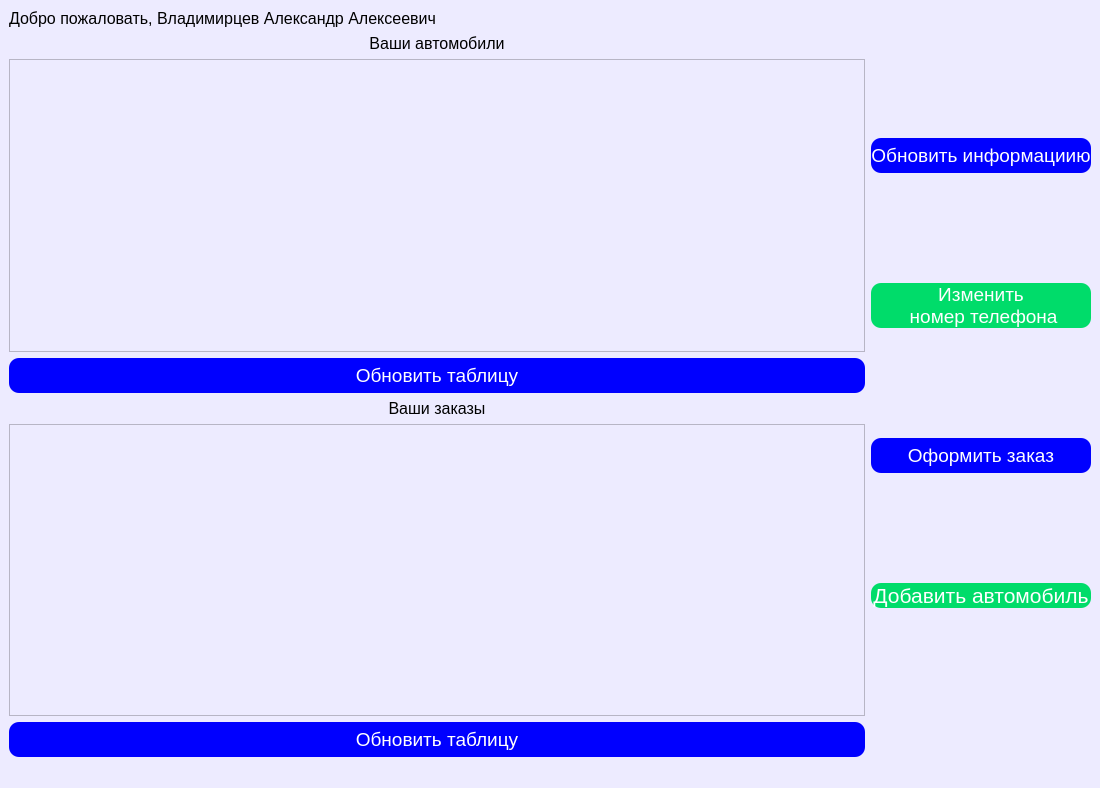
<?xml version="1.0" encoding="UTF-8"?>
<ui version="4.0">
 <class>MainWindow</class>
 <widget class="QMainWindow" name="MainWindow">
  <property name="geometry">
   <rect>
    <x>0</x>
    <y>0</y>
    <width>1100</width>
    <height>788</height>
   </rect>
  </property>
  <property name="sizePolicy">
   <sizepolicy hsizetype="Expanding" vsizetype="Expanding">
    <horstretch>0</horstretch>
    <verstretch>0</verstretch>
   </sizepolicy>
  </property>
  <property name="windowTitle">
   <string>Главное окно</string>
  </property>
  <property name="styleSheet">
   <string notr="true">background-color:rgb(237, 235, 255)</string>
  </property>
  <widget class="QWidget" name="centralwidget">
   <layout class="QGridLayout" name="gridLayout">
    <item row="2" column="0">
     <widget class="QTableView" name="tableView_cars">
      <property name="font">
       <font>
        <pointsize>12</pointsize>
       </font>
      </property>
     </widget>
    </item>
    <item row="1" column="0">
     <widget class="QLabel" name="label">
      <property name="font">
       <font>
        <pointsize>12</pointsize>
       </font>
      </property>
      <property name="text">
       <string>Ваши автомобили</string>
      </property>
      <property name="alignment">
       <set>Qt::AlignCenter</set>
      </property>
     </widget>
    </item>
    <item row="3" column="0">
     <widget class="QPushButton" name="refresh_cars_btn">
      <property name="minimumSize">
       <size>
        <width>220</width>
        <height>35</height>
       </size>
      </property>
      <property name="palette">
       <palette>
        <active>
         <colorrole role="WindowText">
          <brush brushstyle="SolidPattern">
           <color alpha="255">
            <red>255</red>
            <green>255</green>
            <blue>255</blue>
           </color>
          </brush>
         </colorrole>
         <colorrole role="Button">
          <brush brushstyle="SolidPattern">
           <color alpha="255">
            <red>0</red>
            <green>0</green>
            <blue>255</blue>
           </color>
          </brush>
         </colorrole>
         <colorrole role="Text">
          <brush brushstyle="SolidPattern">
           <color alpha="255">
            <red>255</red>
            <green>255</green>
            <blue>255</blue>
           </color>
          </brush>
         </colorrole>
         <colorrole role="ButtonText">
          <brush brushstyle="SolidPattern">
           <color alpha="255">
            <red>255</red>
            <green>255</green>
            <blue>255</blue>
           </color>
          </brush>
         </colorrole>
         <colorrole role="Base">
          <brush brushstyle="SolidPattern">
           <color alpha="255">
            <red>0</red>
            <green>0</green>
            <blue>255</blue>
           </color>
          </brush>
         </colorrole>
         <colorrole role="Window">
          <brush brushstyle="SolidPattern">
           <color alpha="255">
            <red>0</red>
            <green>0</green>
            <blue>255</blue>
           </color>
          </brush>
         </colorrole>
        </active>
        <inactive>
         <colorrole role="WindowText">
          <brush brushstyle="SolidPattern">
           <color alpha="255">
            <red>255</red>
            <green>255</green>
            <blue>255</blue>
           </color>
          </brush>
         </colorrole>
         <colorrole role="Button">
          <brush brushstyle="SolidPattern">
           <color alpha="255">
            <red>0</red>
            <green>0</green>
            <blue>255</blue>
           </color>
          </brush>
         </colorrole>
         <colorrole role="Text">
          <brush brushstyle="SolidPattern">
           <color alpha="255">
            <red>255</red>
            <green>255</green>
            <blue>255</blue>
           </color>
          </brush>
         </colorrole>
         <colorrole role="ButtonText">
          <brush brushstyle="SolidPattern">
           <color alpha="255">
            <red>255</red>
            <green>255</green>
            <blue>255</blue>
           </color>
          </brush>
         </colorrole>
         <colorrole role="Base">
          <brush brushstyle="SolidPattern">
           <color alpha="255">
            <red>0</red>
            <green>0</green>
            <blue>255</blue>
           </color>
          </brush>
         </colorrole>
         <colorrole role="Window">
          <brush brushstyle="SolidPattern">
           <color alpha="255">
            <red>0</red>
            <green>0</green>
            <blue>255</blue>
           </color>
          </brush>
         </colorrole>
        </inactive>
        <disabled>
         <colorrole role="WindowText">
          <brush brushstyle="SolidPattern">
           <color alpha="255">
            <red>255</red>
            <green>255</green>
            <blue>255</blue>
           </color>
          </brush>
         </colorrole>
         <colorrole role="Button">
          <brush brushstyle="SolidPattern">
           <color alpha="255">
            <red>0</red>
            <green>0</green>
            <blue>255</blue>
           </color>
          </brush>
         </colorrole>
         <colorrole role="Text">
          <brush brushstyle="SolidPattern">
           <color alpha="255">
            <red>255</red>
            <green>255</green>
            <blue>255</blue>
           </color>
          </brush>
         </colorrole>
         <colorrole role="ButtonText">
          <brush brushstyle="SolidPattern">
           <color alpha="255">
            <red>255</red>
            <green>255</green>
            <blue>255</blue>
           </color>
          </brush>
         </colorrole>
         <colorrole role="Base">
          <brush brushstyle="SolidPattern">
           <color alpha="255">
            <red>0</red>
            <green>0</green>
            <blue>255</blue>
           </color>
          </brush>
         </colorrole>
         <colorrole role="Window">
          <brush brushstyle="SolidPattern">
           <color alpha="255">
            <red>0</red>
            <green>0</green>
            <blue>255</blue>
           </color>
          </brush>
         </colorrole>
        </disabled>
       </palette>
      </property>
      <property name="font">
       <font>
        <pointsize>14</pointsize>
       </font>
      </property>
      <property name="styleSheet">
       <string notr="true">#refresh_cars_btn {
   background-color:rgb(0, 0, 255); /* Цвет фона кнопки */
    border-radius: 10px; /* Устанавливаем радиус закругления углов */
    color: white; /* Цвет текста кнопки */
}
#refresh_cars_btn:hover {
                background-color: rgb(0, 0, 158)
}

</string>
      </property>
      <property name="text">
       <string>Обновить таблицу</string>
      </property>
     </widget>
    </item>
    <item row="6" column="0">
     <widget class="QPushButton" name="refresh_orders_btn">
      <property name="minimumSize">
       <size>
        <width>220</width>
        <height>35</height>
       </size>
      </property>
      <property name="palette">
       <palette>
        <active>
         <colorrole role="WindowText">
          <brush brushstyle="SolidPattern">
           <color alpha="255">
            <red>255</red>
            <green>255</green>
            <blue>255</blue>
           </color>
          </brush>
         </colorrole>
         <colorrole role="Button">
          <brush brushstyle="SolidPattern">
           <color alpha="255">
            <red>0</red>
            <green>0</green>
            <blue>255</blue>
           </color>
          </brush>
         </colorrole>
         <colorrole role="Text">
          <brush brushstyle="SolidPattern">
           <color alpha="255">
            <red>255</red>
            <green>255</green>
            <blue>255</blue>
           </color>
          </brush>
         </colorrole>
         <colorrole role="ButtonText">
          <brush brushstyle="SolidPattern">
           <color alpha="255">
            <red>255</red>
            <green>255</green>
            <blue>255</blue>
           </color>
          </brush>
         </colorrole>
         <colorrole role="Base">
          <brush brushstyle="SolidPattern">
           <color alpha="255">
            <red>0</red>
            <green>0</green>
            <blue>255</blue>
           </color>
          </brush>
         </colorrole>
         <colorrole role="Window">
          <brush brushstyle="SolidPattern">
           <color alpha="255">
            <red>0</red>
            <green>0</green>
            <blue>255</blue>
           </color>
          </brush>
         </colorrole>
        </active>
        <inactive>
         <colorrole role="WindowText">
          <brush brushstyle="SolidPattern">
           <color alpha="255">
            <red>255</red>
            <green>255</green>
            <blue>255</blue>
           </color>
          </brush>
         </colorrole>
         <colorrole role="Button">
          <brush brushstyle="SolidPattern">
           <color alpha="255">
            <red>0</red>
            <green>0</green>
            <blue>255</blue>
           </color>
          </brush>
         </colorrole>
         <colorrole role="Text">
          <brush brushstyle="SolidPattern">
           <color alpha="255">
            <red>255</red>
            <green>255</green>
            <blue>255</blue>
           </color>
          </brush>
         </colorrole>
         <colorrole role="ButtonText">
          <brush brushstyle="SolidPattern">
           <color alpha="255">
            <red>255</red>
            <green>255</green>
            <blue>255</blue>
           </color>
          </brush>
         </colorrole>
         <colorrole role="Base">
          <brush brushstyle="SolidPattern">
           <color alpha="255">
            <red>0</red>
            <green>0</green>
            <blue>255</blue>
           </color>
          </brush>
         </colorrole>
         <colorrole role="Window">
          <brush brushstyle="SolidPattern">
           <color alpha="255">
            <red>0</red>
            <green>0</green>
            <blue>255</blue>
           </color>
          </brush>
         </colorrole>
        </inactive>
        <disabled>
         <colorrole role="WindowText">
          <brush brushstyle="SolidPattern">
           <color alpha="255">
            <red>255</red>
            <green>255</green>
            <blue>255</blue>
           </color>
          </brush>
         </colorrole>
         <colorrole role="Button">
          <brush brushstyle="SolidPattern">
           <color alpha="255">
            <red>0</red>
            <green>0</green>
            <blue>255</blue>
           </color>
          </brush>
         </colorrole>
         <colorrole role="Text">
          <brush brushstyle="SolidPattern">
           <color alpha="255">
            <red>255</red>
            <green>255</green>
            <blue>255</blue>
           </color>
          </brush>
         </colorrole>
         <colorrole role="ButtonText">
          <brush brushstyle="SolidPattern">
           <color alpha="255">
            <red>255</red>
            <green>255</green>
            <blue>255</blue>
           </color>
          </brush>
         </colorrole>
         <colorrole role="Base">
          <brush brushstyle="SolidPattern">
           <color alpha="255">
            <red>0</red>
            <green>0</green>
            <blue>255</blue>
           </color>
          </brush>
         </colorrole>
         <colorrole role="Window">
          <brush brushstyle="SolidPattern">
           <color alpha="255">
            <red>0</red>
            <green>0</green>
            <blue>255</blue>
           </color>
          </brush>
         </colorrole>
        </disabled>
       </palette>
      </property>
      <property name="font">
       <font>
        <pointsize>14</pointsize>
       </font>
      </property>
      <property name="styleSheet">
       <string notr="true">#refresh_orders_btn {
   background-color:rgb(0, 0, 255); /* Цвет фона кнопки */
    border-radius: 10px; /* Устанавливаем радиус закругления углов */
    color: white; /* Цвет текста кнопки */
}
#refresh_orders_btn:hover {
                background-color: rgb(0, 0, 158)
}

</string>
      </property>
      <property name="text">
       <string>Обновить таблицу</string>
      </property>
     </widget>
    </item>
    <item row="4" column="0">
     <widget class="QLabel" name="label_2">
      <property name="font">
       <font>
        <pointsize>12</pointsize>
       </font>
      </property>
      <property name="text">
       <string>Ваши заказы</string>
      </property>
      <property name="alignment">
       <set>Qt::AlignCenter</set>
      </property>
     </widget>
    </item>
    <item row="0" column="0">
     <widget class="QLabel" name="label_info">
      <property name="font">
       <font>
        <pointsize>12</pointsize>
       </font>
      </property>
      <property name="text">
       <string>Добро пожаловать, Владимирцев Александр Алексеевич</string>
      </property>
     </widget>
    </item>
    <item row="5" column="0">
     <widget class="QTableView" name="tableView_orders">
      <property name="font">
       <font>
        <pointsize>12</pointsize>
       </font>
      </property>
     </widget>
    </item>
    <item row="1" column="2" rowspan="5" colspan="2">
     <layout class="QVBoxLayout" name="verticalLayout">
      <item>
       <widget class="QPushButton" name="refresh_info_btn">
        <property name="minimumSize">
         <size>
          <width>220</width>
          <height>35</height>
         </size>
        </property>
        <property name="palette">
         <palette>
          <active>
           <colorrole role="WindowText">
            <brush brushstyle="SolidPattern">
             <color alpha="255">
              <red>255</red>
              <green>255</green>
              <blue>255</blue>
             </color>
            </brush>
           </colorrole>
           <colorrole role="Button">
            <brush brushstyle="SolidPattern">
             <color alpha="255">
              <red>0</red>
              <green>0</green>
              <blue>255</blue>
             </color>
            </brush>
           </colorrole>
           <colorrole role="Text">
            <brush brushstyle="SolidPattern">
             <color alpha="255">
              <red>255</red>
              <green>255</green>
              <blue>255</blue>
             </color>
            </brush>
           </colorrole>
           <colorrole role="ButtonText">
            <brush brushstyle="SolidPattern">
             <color alpha="255">
              <red>255</red>
              <green>255</green>
              <blue>255</blue>
             </color>
            </brush>
           </colorrole>
           <colorrole role="Base">
            <brush brushstyle="SolidPattern">
             <color alpha="255">
              <red>0</red>
              <green>0</green>
              <blue>255</blue>
             </color>
            </brush>
           </colorrole>
           <colorrole role="Window">
            <brush brushstyle="SolidPattern">
             <color alpha="255">
              <red>0</red>
              <green>0</green>
              <blue>255</blue>
             </color>
            </brush>
           </colorrole>
          </active>
          <inactive>
           <colorrole role="WindowText">
            <brush brushstyle="SolidPattern">
             <color alpha="255">
              <red>255</red>
              <green>255</green>
              <blue>255</blue>
             </color>
            </brush>
           </colorrole>
           <colorrole role="Button">
            <brush brushstyle="SolidPattern">
             <color alpha="255">
              <red>0</red>
              <green>0</green>
              <blue>255</blue>
             </color>
            </brush>
           </colorrole>
           <colorrole role="Text">
            <brush brushstyle="SolidPattern">
             <color alpha="255">
              <red>255</red>
              <green>255</green>
              <blue>255</blue>
             </color>
            </brush>
           </colorrole>
           <colorrole role="ButtonText">
            <brush brushstyle="SolidPattern">
             <color alpha="255">
              <red>255</red>
              <green>255</green>
              <blue>255</blue>
             </color>
            </brush>
           </colorrole>
           <colorrole role="Base">
            <brush brushstyle="SolidPattern">
             <color alpha="255">
              <red>0</red>
              <green>0</green>
              <blue>255</blue>
             </color>
            </brush>
           </colorrole>
           <colorrole role="Window">
            <brush brushstyle="SolidPattern">
             <color alpha="255">
              <red>0</red>
              <green>0</green>
              <blue>255</blue>
             </color>
            </brush>
           </colorrole>
          </inactive>
          <disabled>
           <colorrole role="WindowText">
            <brush brushstyle="SolidPattern">
             <color alpha="255">
              <red>255</red>
              <green>255</green>
              <blue>255</blue>
             </color>
            </brush>
           </colorrole>
           <colorrole role="Button">
            <brush brushstyle="SolidPattern">
             <color alpha="255">
              <red>0</red>
              <green>0</green>
              <blue>255</blue>
             </color>
            </brush>
           </colorrole>
           <colorrole role="Text">
            <brush brushstyle="SolidPattern">
             <color alpha="255">
              <red>255</red>
              <green>255</green>
              <blue>255</blue>
             </color>
            </brush>
           </colorrole>
           <colorrole role="ButtonText">
            <brush brushstyle="SolidPattern">
             <color alpha="255">
              <red>255</red>
              <green>255</green>
              <blue>255</blue>
             </color>
            </brush>
           </colorrole>
           <colorrole role="Base">
            <brush brushstyle="SolidPattern">
             <color alpha="255">
              <red>0</red>
              <green>0</green>
              <blue>255</blue>
             </color>
            </brush>
           </colorrole>
           <colorrole role="Window">
            <brush brushstyle="SolidPattern">
             <color alpha="255">
              <red>0</red>
              <green>0</green>
              <blue>255</blue>
             </color>
            </brush>
           </colorrole>
          </disabled>
         </palette>
        </property>
        <property name="font">
         <font>
          <pointsize>14</pointsize>
         </font>
        </property>
        <property name="styleSheet">
         <string notr="true">#refresh_info_btn {
   background-color:rgb(0, 0, 255); /* Цвет фона кнопки */
    border-radius: 10px; /* Устанавливаем радиус закругления углов */
    color: white; /* Цвет текста кнопки */
}
#refresh_info_btn:hover {
                background-color: rgb(0, 0, 158)
}

</string>
        </property>
        <property name="text">
         <string>Обновить информациию</string>
        </property>
       </widget>
      </item>
      <item>
       <widget class="QPushButton" name="edit_phone_btn">
        <property name="palette">
         <palette>
          <active>
           <colorrole role="WindowText">
            <brush brushstyle="SolidPattern">
             <color alpha="255">
              <red>255</red>
              <green>255</green>
              <blue>255</blue>
             </color>
            </brush>
           </colorrole>
           <colorrole role="Button">
            <brush brushstyle="SolidPattern">
             <color alpha="255">
              <red>0</red>
              <green>220</green>
              <blue>106</blue>
             </color>
            </brush>
           </colorrole>
           <colorrole role="Text">
            <brush brushstyle="SolidPattern">
             <color alpha="255">
              <red>255</red>
              <green>255</green>
              <blue>255</blue>
             </color>
            </brush>
           </colorrole>
           <colorrole role="ButtonText">
            <brush brushstyle="SolidPattern">
             <color alpha="255">
              <red>255</red>
              <green>255</green>
              <blue>255</blue>
             </color>
            </brush>
           </colorrole>
           <colorrole role="Base">
            <brush brushstyle="SolidPattern">
             <color alpha="255">
              <red>0</red>
              <green>220</green>
              <blue>106</blue>
             </color>
            </brush>
           </colorrole>
           <colorrole role="Window">
            <brush brushstyle="SolidPattern">
             <color alpha="255">
              <red>0</red>
              <green>220</green>
              <blue>106</blue>
             </color>
            </brush>
           </colorrole>
          </active>
          <inactive>
           <colorrole role="WindowText">
            <brush brushstyle="SolidPattern">
             <color alpha="255">
              <red>255</red>
              <green>255</green>
              <blue>255</blue>
             </color>
            </brush>
           </colorrole>
           <colorrole role="Button">
            <brush brushstyle="SolidPattern">
             <color alpha="255">
              <red>0</red>
              <green>220</green>
              <blue>106</blue>
             </color>
            </brush>
           </colorrole>
           <colorrole role="Text">
            <brush brushstyle="SolidPattern">
             <color alpha="255">
              <red>255</red>
              <green>255</green>
              <blue>255</blue>
             </color>
            </brush>
           </colorrole>
           <colorrole role="ButtonText">
            <brush brushstyle="SolidPattern">
             <color alpha="255">
              <red>255</red>
              <green>255</green>
              <blue>255</blue>
             </color>
            </brush>
           </colorrole>
           <colorrole role="Base">
            <brush brushstyle="SolidPattern">
             <color alpha="255">
              <red>0</red>
              <green>220</green>
              <blue>106</blue>
             </color>
            </brush>
           </colorrole>
           <colorrole role="Window">
            <brush brushstyle="SolidPattern">
             <color alpha="255">
              <red>0</red>
              <green>220</green>
              <blue>106</blue>
             </color>
            </brush>
           </colorrole>
          </inactive>
          <disabled>
           <colorrole role="WindowText">
            <brush brushstyle="SolidPattern">
             <color alpha="255">
              <red>255</red>
              <green>255</green>
              <blue>255</blue>
             </color>
            </brush>
           </colorrole>
           <colorrole role="Button">
            <brush brushstyle="SolidPattern">
             <color alpha="255">
              <red>0</red>
              <green>220</green>
              <blue>106</blue>
             </color>
            </brush>
           </colorrole>
           <colorrole role="Text">
            <brush brushstyle="SolidPattern">
             <color alpha="255">
              <red>255</red>
              <green>255</green>
              <blue>255</blue>
             </color>
            </brush>
           </colorrole>
           <colorrole role="ButtonText">
            <brush brushstyle="SolidPattern">
             <color alpha="255">
              <red>255</red>
              <green>255</green>
              <blue>255</blue>
             </color>
            </brush>
           </colorrole>
           <colorrole role="Base">
            <brush brushstyle="SolidPattern">
             <color alpha="255">
              <red>0</red>
              <green>220</green>
              <blue>106</blue>
             </color>
            </brush>
           </colorrole>
           <colorrole role="Window">
            <brush brushstyle="SolidPattern">
             <color alpha="255">
              <red>0</red>
              <green>220</green>
              <blue>106</blue>
             </color>
            </brush>
           </colorrole>
          </disabled>
         </palette>
        </property>
        <property name="font">
         <font>
          <pointsize>14</pointsize>
         </font>
        </property>
        <property name="styleSheet">
         <string notr="true">#edit_phone_btn {
   background-color:rgb(0, 220, 106); /* Цвет фона кнопки */
    border-radius: 10px; /* Устанавливаем радиус закругления углов */
    color: white; /* Цвет текста кнопки */
}
#edit_phone_btn:hover {
                background-color:rgb(0, 152, 0);
}


</string>
        </property>
        <property name="text">
         <string>Изменить
 номер телефона</string>
        </property>
       </widget>
      </item>
      <item>
       <widget class="QPushButton" name="place_order_btn">
        <property name="minimumSize">
         <size>
          <width>220</width>
          <height>35</height>
         </size>
        </property>
        <property name="palette">
         <palette>
          <active>
           <colorrole role="WindowText">
            <brush brushstyle="SolidPattern">
             <color alpha="255">
              <red>255</red>
              <green>255</green>
              <blue>255</blue>
             </color>
            </brush>
           </colorrole>
           <colorrole role="Button">
            <brush brushstyle="SolidPattern">
             <color alpha="255">
              <red>0</red>
              <green>0</green>
              <blue>255</blue>
             </color>
            </brush>
           </colorrole>
           <colorrole role="Text">
            <brush brushstyle="SolidPattern">
             <color alpha="255">
              <red>255</red>
              <green>255</green>
              <blue>255</blue>
             </color>
            </brush>
           </colorrole>
           <colorrole role="ButtonText">
            <brush brushstyle="SolidPattern">
             <color alpha="255">
              <red>255</red>
              <green>255</green>
              <blue>255</blue>
             </color>
            </brush>
           </colorrole>
           <colorrole role="Base">
            <brush brushstyle="SolidPattern">
             <color alpha="255">
              <red>0</red>
              <green>0</green>
              <blue>255</blue>
             </color>
            </brush>
           </colorrole>
           <colorrole role="Window">
            <brush brushstyle="SolidPattern">
             <color alpha="255">
              <red>0</red>
              <green>0</green>
              <blue>255</blue>
             </color>
            </brush>
           </colorrole>
          </active>
          <inactive>
           <colorrole role="WindowText">
            <brush brushstyle="SolidPattern">
             <color alpha="255">
              <red>255</red>
              <green>255</green>
              <blue>255</blue>
             </color>
            </brush>
           </colorrole>
           <colorrole role="Button">
            <brush brushstyle="SolidPattern">
             <color alpha="255">
              <red>0</red>
              <green>0</green>
              <blue>255</blue>
             </color>
            </brush>
           </colorrole>
           <colorrole role="Text">
            <brush brushstyle="SolidPattern">
             <color alpha="255">
              <red>255</red>
              <green>255</green>
              <blue>255</blue>
             </color>
            </brush>
           </colorrole>
           <colorrole role="ButtonText">
            <brush brushstyle="SolidPattern">
             <color alpha="255">
              <red>255</red>
              <green>255</green>
              <blue>255</blue>
             </color>
            </brush>
           </colorrole>
           <colorrole role="Base">
            <brush brushstyle="SolidPattern">
             <color alpha="255">
              <red>0</red>
              <green>0</green>
              <blue>255</blue>
             </color>
            </brush>
           </colorrole>
           <colorrole role="Window">
            <brush brushstyle="SolidPattern">
             <color alpha="255">
              <red>0</red>
              <green>0</green>
              <blue>255</blue>
             </color>
            </brush>
           </colorrole>
          </inactive>
          <disabled>
           <colorrole role="WindowText">
            <brush brushstyle="SolidPattern">
             <color alpha="255">
              <red>255</red>
              <green>255</green>
              <blue>255</blue>
             </color>
            </brush>
           </colorrole>
           <colorrole role="Button">
            <brush brushstyle="SolidPattern">
             <color alpha="255">
              <red>0</red>
              <green>0</green>
              <blue>255</blue>
             </color>
            </brush>
           </colorrole>
           <colorrole role="Text">
            <brush brushstyle="SolidPattern">
             <color alpha="255">
              <red>255</red>
              <green>255</green>
              <blue>255</blue>
             </color>
            </brush>
           </colorrole>
           <colorrole role="ButtonText">
            <brush brushstyle="SolidPattern">
             <color alpha="255">
              <red>255</red>
              <green>255</green>
              <blue>255</blue>
             </color>
            </brush>
           </colorrole>
           <colorrole role="Base">
            <brush brushstyle="SolidPattern">
             <color alpha="255">
              <red>0</red>
              <green>0</green>
              <blue>255</blue>
             </color>
            </brush>
           </colorrole>
           <colorrole role="Window">
            <brush brushstyle="SolidPattern">
             <color alpha="255">
              <red>0</red>
              <green>0</green>
              <blue>255</blue>
             </color>
            </brush>
           </colorrole>
          </disabled>
         </palette>
        </property>
        <property name="font">
         <font>
          <pointsize>14</pointsize>
         </font>
        </property>
        <property name="styleSheet">
         <string notr="true">#place_order_btn {
   background-color:rgb(0, 0, 255); /* Цвет фона кнопки */
    border-radius: 10px; /* Устанавливаем радиус закругления углов */
    color: white; /* Цвет текста кнопки */
}
#place_order_btn:hover {
                background-color: rgb(0, 0, 158)
}

</string>
        </property>
        <property name="text">
         <string>Оформить заказ</string>
        </property>
       </widget>
      </item>
      <item>
       <widget class="QPushButton" name="add_car_btn">
        <property name="palette">
         <palette>
          <active>
           <colorrole role="WindowText">
            <brush brushstyle="SolidPattern">
             <color alpha="255">
              <red>255</red>
              <green>255</green>
              <blue>255</blue>
             </color>
            </brush>
           </colorrole>
           <colorrole role="Button">
            <brush brushstyle="SolidPattern">
             <color alpha="255">
              <red>0</red>
              <green>220</green>
              <blue>106</blue>
             </color>
            </brush>
           </colorrole>
           <colorrole role="Text">
            <brush brushstyle="SolidPattern">
             <color alpha="255">
              <red>255</red>
              <green>255</green>
              <blue>255</blue>
             </color>
            </brush>
           </colorrole>
           <colorrole role="ButtonText">
            <brush brushstyle="SolidPattern">
             <color alpha="255">
              <red>255</red>
              <green>255</green>
              <blue>255</blue>
             </color>
            </brush>
           </colorrole>
           <colorrole role="Base">
            <brush brushstyle="SolidPattern">
             <color alpha="255">
              <red>0</red>
              <green>220</green>
              <blue>106</blue>
             </color>
            </brush>
           </colorrole>
           <colorrole role="Window">
            <brush brushstyle="SolidPattern">
             <color alpha="255">
              <red>0</red>
              <green>220</green>
              <blue>106</blue>
             </color>
            </brush>
           </colorrole>
          </active>
          <inactive>
           <colorrole role="WindowText">
            <brush brushstyle="SolidPattern">
             <color alpha="255">
              <red>255</red>
              <green>255</green>
              <blue>255</blue>
             </color>
            </brush>
           </colorrole>
           <colorrole role="Button">
            <brush brushstyle="SolidPattern">
             <color alpha="255">
              <red>0</red>
              <green>220</green>
              <blue>106</blue>
             </color>
            </brush>
           </colorrole>
           <colorrole role="Text">
            <brush brushstyle="SolidPattern">
             <color alpha="255">
              <red>255</red>
              <green>255</green>
              <blue>255</blue>
             </color>
            </brush>
           </colorrole>
           <colorrole role="ButtonText">
            <brush brushstyle="SolidPattern">
             <color alpha="255">
              <red>255</red>
              <green>255</green>
              <blue>255</blue>
             </color>
            </brush>
           </colorrole>
           <colorrole role="Base">
            <brush brushstyle="SolidPattern">
             <color alpha="255">
              <red>0</red>
              <green>220</green>
              <blue>106</blue>
             </color>
            </brush>
           </colorrole>
           <colorrole role="Window">
            <brush brushstyle="SolidPattern">
             <color alpha="255">
              <red>0</red>
              <green>220</green>
              <blue>106</blue>
             </color>
            </brush>
           </colorrole>
          </inactive>
          <disabled>
           <colorrole role="WindowText">
            <brush brushstyle="SolidPattern">
             <color alpha="255">
              <red>255</red>
              <green>255</green>
              <blue>255</blue>
             </color>
            </brush>
           </colorrole>
           <colorrole role="Button">
            <brush brushstyle="SolidPattern">
             <color alpha="255">
              <red>0</red>
              <green>220</green>
              <blue>106</blue>
             </color>
            </brush>
           </colorrole>
           <colorrole role="Text">
            <brush brushstyle="SolidPattern">
             <color alpha="255">
              <red>255</red>
              <green>255</green>
              <blue>255</blue>
             </color>
            </brush>
           </colorrole>
           <colorrole role="ButtonText">
            <brush brushstyle="SolidPattern">
             <color alpha="255">
              <red>255</red>
              <green>255</green>
              <blue>255</blue>
             </color>
            </brush>
           </colorrole>
           <colorrole role="Base">
            <brush brushstyle="SolidPattern">
             <color alpha="255">
              <red>0</red>
              <green>220</green>
              <blue>106</blue>
             </color>
            </brush>
           </colorrole>
           <colorrole role="Window">
            <brush brushstyle="SolidPattern">
             <color alpha="255">
              <red>0</red>
              <green>220</green>
              <blue>106</blue>
             </color>
            </brush>
           </colorrole>
          </disabled>
         </palette>
        </property>
        <property name="font">
         <font>
          <pointsize>16</pointsize>
         </font>
        </property>
        <property name="styleSheet">
         <string notr="true">#add_car_btn {
   background-color:rgb(0, 220, 106); /* Цвет фона кнопки */
    border-radius: 10px; /* Устанавливаем радиус закругления углов */
    color: white; /* Цвет текста кнопки */
}
#add_car_btn:hover {
                background-color:rgb(0, 152, 0)
}
#add_car_btn:pressed {
	background-color: rgb(0, 132, 0)
}



</string>
        </property>
        <property name="text">
         <string>Добавить автомобиль</string>
        </property>
       </widget>
      </item>
     </layout>
    </item>
   </layout>
  </widget>
  <widget class="QMenuBar" name="menubar">
   <property name="geometry">
    <rect>
     <x>0</x>
     <y>0</y>
     <width>1100</width>
     <height>26</height>
    </rect>
   </property>
  </widget>
  <widget class="QStatusBar" name="statusbar"/>
 </widget>
 <resources/>
 <connections/>
</ui>
